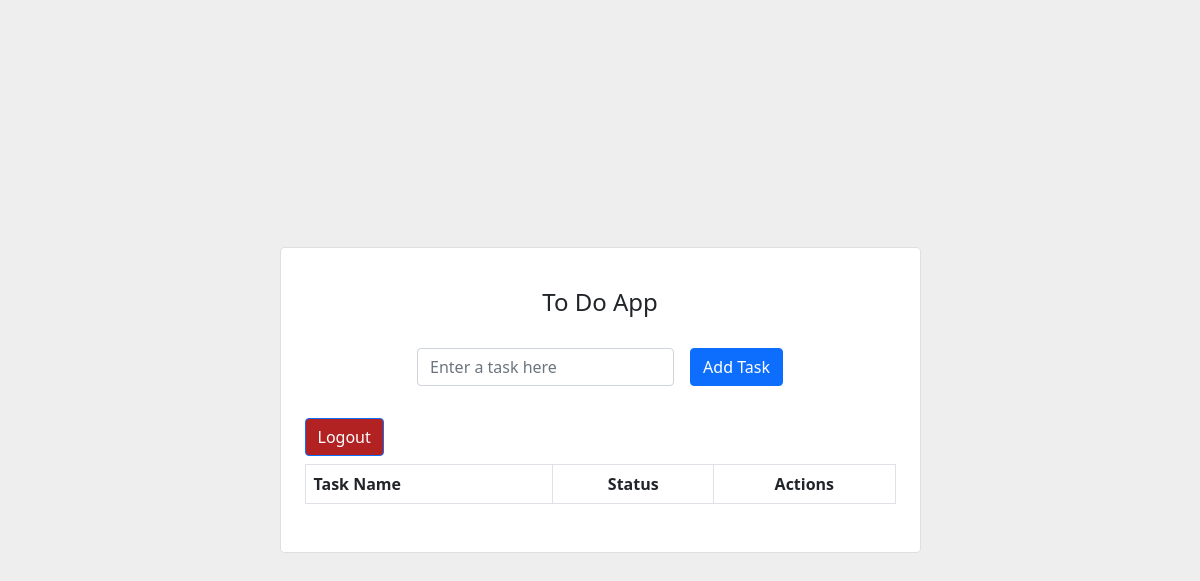
The app's page / (signed in), older data.
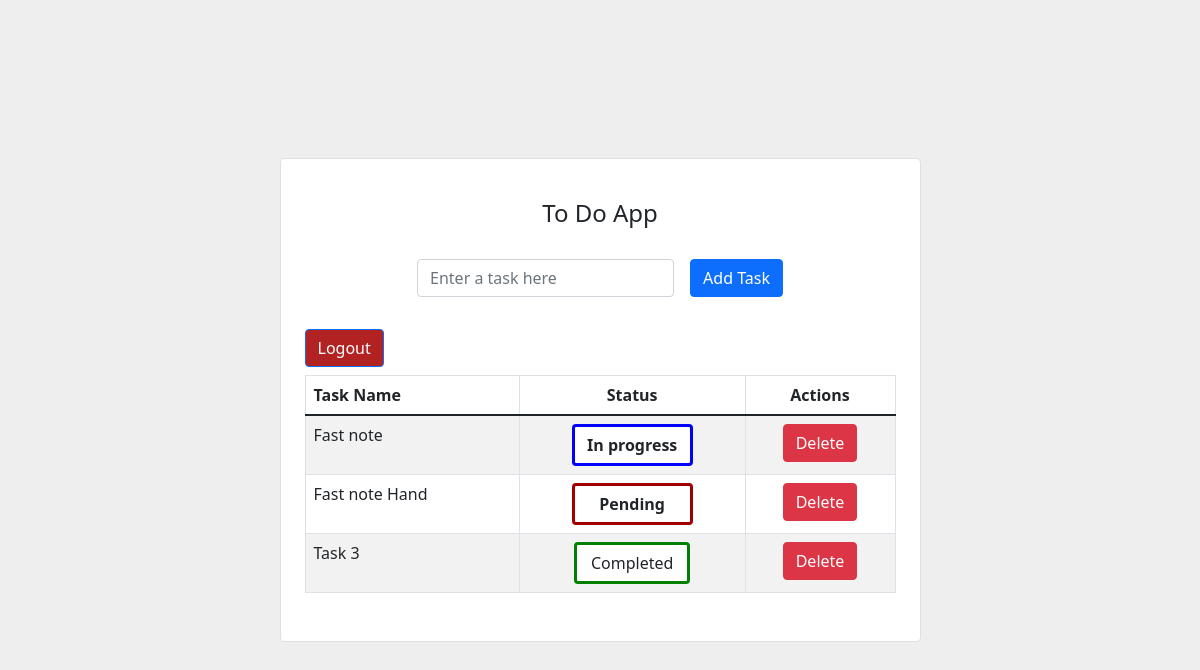
The same page, newer data.
### todoapp/models.py (models this page shows, shortened)
class todo(models.Model):
    class Status(models.TextChoices):
        PENDING = 'Pending', 'Pending'
        IN_PROGRESS = 'In progress', 'In progress'
        COMPLETED = 'Completed', 'Completed'
    user = models.ForeignKey(User, on_delete=models.CASCADE)
    todo_name = models.CharField(max_length=1000)
    status = models.CharField(
        max_length=12,
        choices=Status.choices,
        default=Status.PENDING
    )

### todoapp/views.py (the view)
# urls.py: 2. Add a URL to urlpatterns:  path('', views.home, name='home')
@login_required(login_url='login-page')
def home(request):
    todos = todo.objects.filter(user=request.user)
    return render(request, 'todoapp/index.html', {'todos': todos})

### todoapp/templates/todoapp/index.html (shortened to what this page needs)
<html lang="en" dir="ltr">
  <head>
      <link rel="stylesheet" href="https://cdn.jsdelivr.net/npm/bootstrap@5.1.3/dist/css/bootstrap.min.css">
  </head>
  <body>
    <section class="vh-100" style="background-color: #eee;">
      <div class="container py-5 h-100">
        <div class="row d-flex justify-content-center align-items-center h-100">
          <div class="col col-lg-9 col-xl-7">
            <div class="card rounded-3">
              <div class="card-body p-4">
                <h4 class="text-center my-3 pb-3">To Do App</h4>
                <form method="POST" action="{% url 'create-task' %}" class="row row-cols-lg-auto g-3 justify-content-center align-items-center mb-4 pb-2">
                  <div class="col-12">
                    <div class="form-outline">
                      <input type="text" id="form1" class="form-control" name="task" placeholder="Enter a task here"/>
                    </div>
                  </div>
                  <div class="col-12">
                    <button type="submit" class="btn btn-primary">Add Task</button>
                  </div>
                </form>
                <a href="{% url 'logout' %}"><button style="background: firebrick; color: white;" type="submit" class="btn btn-primary">Logout</button></a>
                <table class="table table-striped table-hover table-bordered mb-4 mt-2">
                  <thead>
                    <tr>
                      <th scope="col">Task Name</th>
                      <th scope="col" class="text-center">Status</th>
                      <th scope="col" class="text-center">Actions</th>
                    </tr>
                  </thead>
                  <tbody>
                    {% for todo in todos %}
                    <tr>
                      <td style="font-weight: 500;">{{todo.todo_name}}</td>
                      <td>
                        <div class="d-flex justify-content-center align-items-center" style="gap: 6px;">
                          <form method="POST" action="{% url 'update' todo.id %}" class="mb-0">
                            <select name="status" class="form-control text-center
                              {% if todo.status == 'Pending' %}status-pending
                              {% elif todo.status == 'In progress' %}status-in-progress
                              {% elif todo.status == 'Completed' %}status-completed{% endif %}"
                              onchange="this.form.submit();">
                              <option value="Pending" {% if todo.status == 'Pending' %}selected{% endif %}>Pending</option>
                              <option value="In progress" {% if todo.status == 'In progress' %}selected{% endif %}>In progress</option>
                              <option value="Completed" {% if todo.status == 'Completed' %}selected{% endif %}>Completed</option>
                            </select>
                          </form>
                      </td>
                      <td class="text-center ">
                        <div class="d-flex justify-content-center align-items-center" style="gap: 6px;">
                          <a href="{% url 'delete' todo.id %}"><button type="submit" class="btn btn-danger">Delete</button></a>
                        </div>
                      </td>
                    </tr>
                    {% endfor %}
                  </tbody>
                </table>
              </div>
            </div>
          </div>
        </div>
      </div>
    </section>
  </body>
</html>

### todoapp/templates/todoapp/index.html (style rules this page uses)
.status-pending { border: 3px solid rgb(162, 0, 0); font-weight: 700; }
.status-in-progress { border: 3px solid blue; font-weight: 700; }
.status-completed { border: 3px solid green; font-weight: 500; }

Row changes from the older to the newer data that the page shows:
added todo: todo_name "Fast note", status "In progress"
added todo: todo_name "Fast note Hand", status "Pending"
added todo: todo_name "Task 3", status "Completed"
